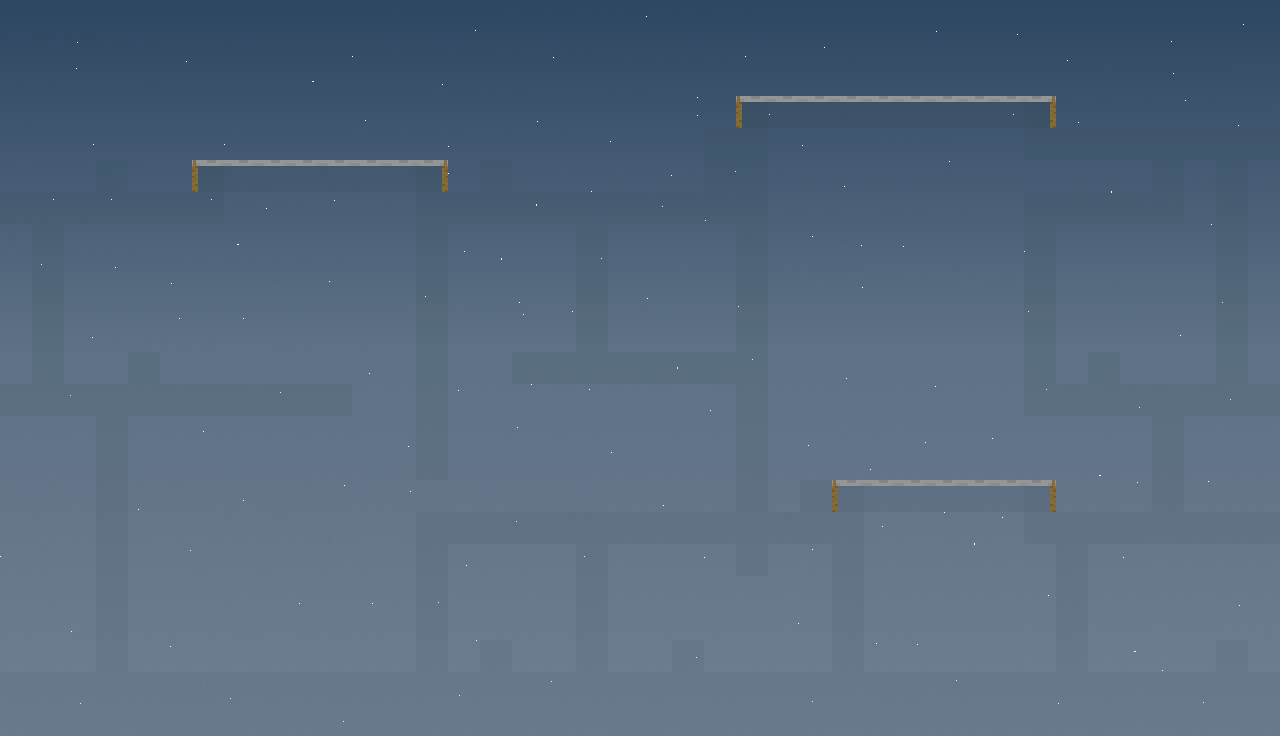

The image is a tile-based game level rendered from a .tmx file. Its description and source (layers, tilesets, objects; grid data summarised) follow:
An orthogonal 40x23 tile map with 32x32 px tiles, 8 tile layers (Background, Vertical Wall, Block, Block_Removable, ...), 2 hidden layers not drawn, 2 tilesets and 3 objects (Player_1, Enemies, jungle).

<map version="1.0" orientation="orthogonal" renderorder="right-down" width="40" height="23" tilewidth="32" tileheight="32" nextobjectid="26">
 <tileset firstgid="1" name="scifi_platformTiles_32x32" tilewidth="32" tileheight="32" tilecount="805" columns="35">
  <image source="scifi_platformTiles_32x32.png" width="1120" height="736" />
  <tile id="0">
   <properties>
    <property name="solid" type="bool" value="true" />
    <property name="vertical_wall" type="bool" value="true" />
   </properties>
  </tile>
 </tileset>
 <tileset firstgid="806" name="bg_star" tilewidth="32" tileheight="32" tilecount="920" columns="40">
  <image source="bg_star.png" width="1280" height="736" />
 </tileset>
 <layer name="Background" width="40" height="23">
  <data>[920 cells, 920 non-empty, 920 distinct tile ids]</data>
 </layer>
 <layer name="Copy of Block_Removable" width="40" height="23" visible="0">
  <properties>
   <property name="removable" type="bool" value="true" />
   <property name="solid" type="bool" value="true" />
  </properties>
  <data>[920 cells, 251 non-empty, 3 distinct tile ids]</data>
 </layer>
 <layer name="Vertical Wall" width="40" height="23">
  <properties>
   <property name="solid" type="bool" value="true" />
   <property name="vertical_wall" type="bool" value="true" />
  </properties>
  <data>[920 cells, 46 non-empty, 1 distinct tile ids]</data>
 </layer>
 <layer name="Block" width="40" height="23">
  <properties>
   <property name="solid" type="bool" value="true" />
  </properties>
  <data>[920 cells, 88 non-empty, 1 distinct tile ids]</data>
 </layer>
 <layer name="Block_Removable" width="40" height="23">
  <properties>
   <property name="removable" type="bool" value="true" />
   <property name="solid" type="bool" value="true" />
  </properties>
  <data>[920 cells, 52 non-empty, 1 distinct tile ids]</data>
 </layer>
 <layer name="Coins" width="40" height="23">
  <properties>
   <property name="collectible" type="bool" value="true" />
  </properties>
  <data>[920 cells, 8 non-empty, 1 distinct tile ids]</data>
 </layer>
 <layer name="Leiter" width="40" height="23">
  <properties>
   <property name="climbable" type="bool" value="true" />
  </properties>
  <data>[920 cells, 36 non-empty, 7 distinct tile ids]</data>
 </layer>
 <layer name="Leiter_Top" width="40" height="23">
  <properties>
   <property name="climbable" type="bool" value="true" />
   <property name="solid" type="bool" value="true" />
  </properties>
  <data>[920 cells, 8 non-empty, 3 distinct tile ids]</data>
 </layer>
 <layer name="Seil" width="40" height="23">
  <properties>
   <property name="rope" type="bool" value="true" />
  </properties>
  <data>[920 cells, 25 non-empty, 3 distinct tile ids]</data>
 </layer>
 <objectgroup name="Spawn_Locations">
  <object id="20" name="Player_1" x="224" y="640" width="32" height="32">
   <properties>
    <property name="players" type="bool" value="true" />
   </properties>
  </object>
  <object id="24" name="Enemies" x="1120" y="96" width="32" height="32">
   <properties>
    <property name="enemies" type="bool" value="true" />
   </properties>
  </object>
  <object id="25" name="Exit_Gate" type="jungle" x="1200" y="64" width="64" height="64" />
 </objectgroup>
 <layer name="Background B" width="40" height="23" visible="0">
  <data>[920 cells, 0 non-empty, 0 distinct tile ids]</data>
 </layer>
</map>